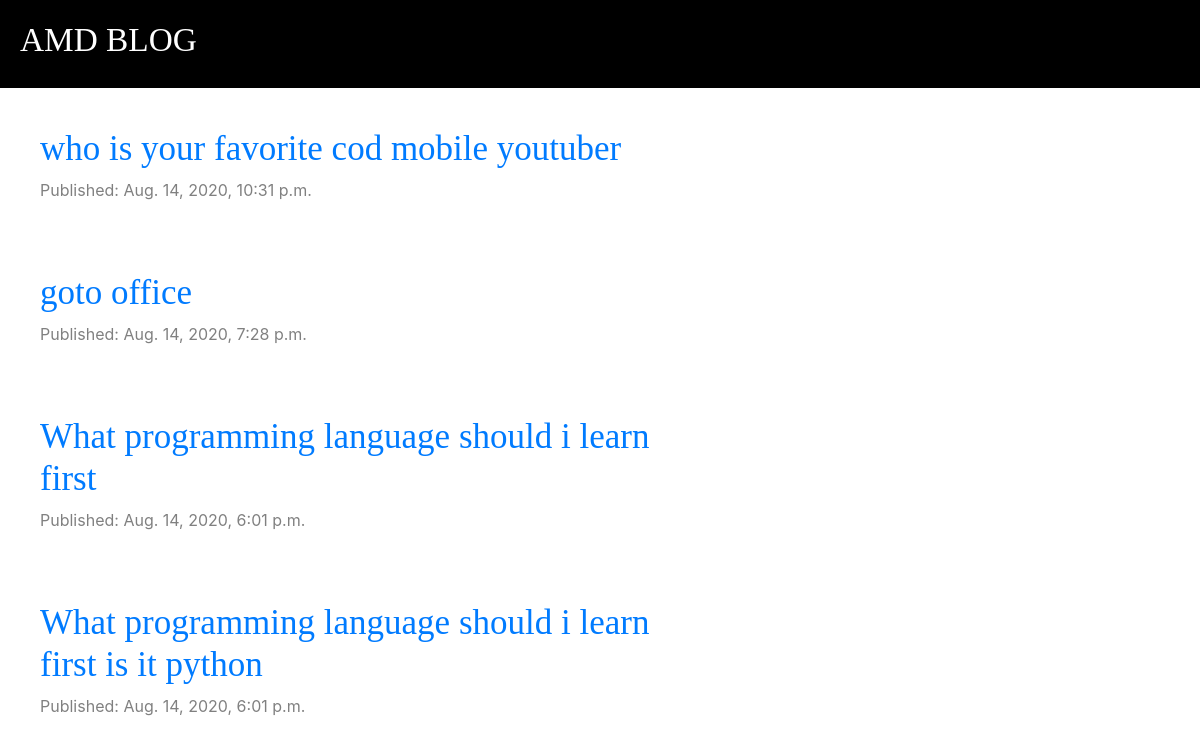
The app's page /, older data.
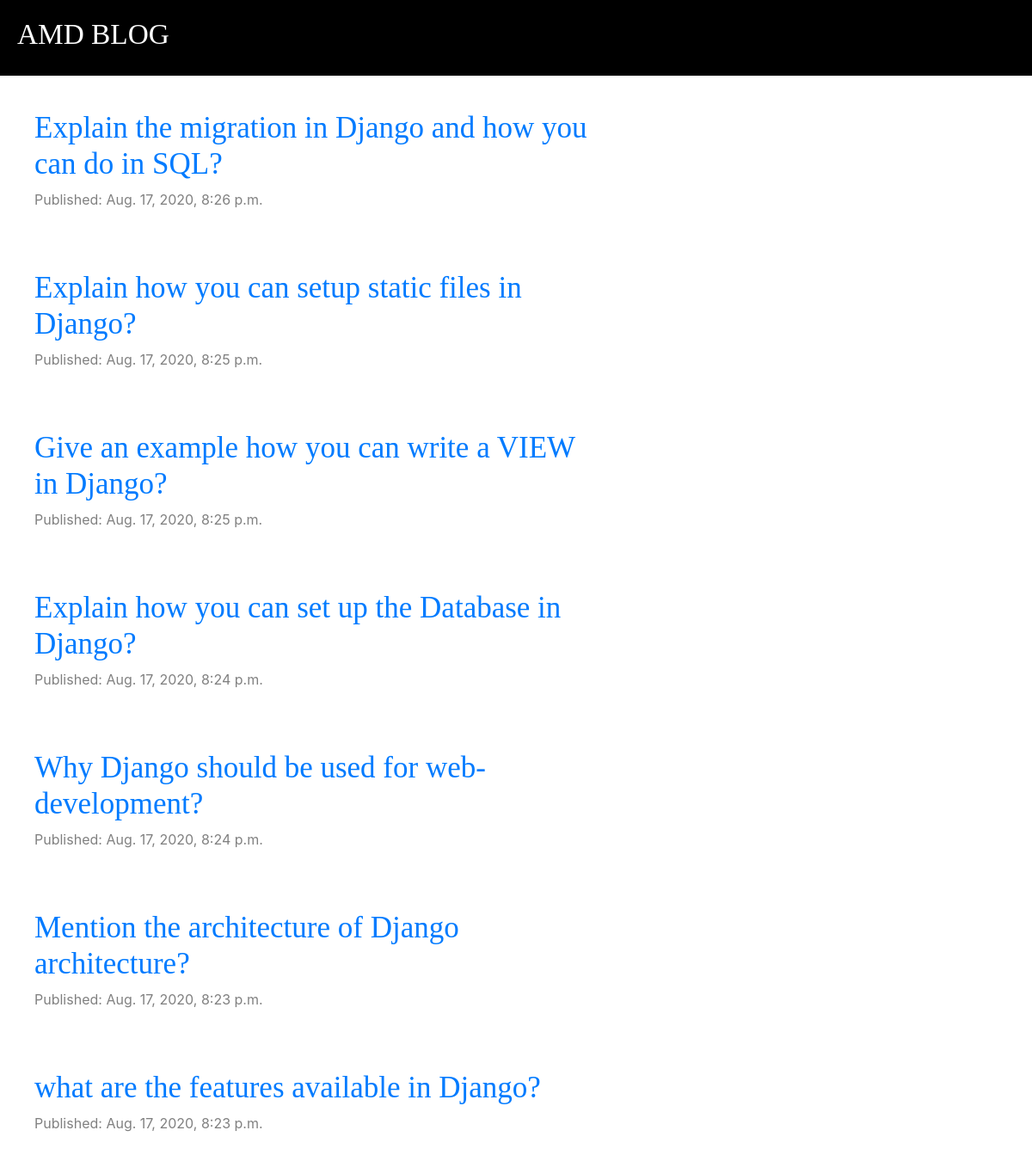
The same page, newer data.
### blog/models.py (models this page shows, shortened)
class Post(models.Model):
    author = models.ForeignKey('auth.User', on_delete=models.CASCADE)
    title = models.CharField(max_length=200)
    text = models.TextField()
    created_date = models.DateTimeField(default=timezone.now)
    published_date = models.DateTimeField(blank=True, null=True)

### blog/views.py (the view)
# urls.py: path('', views.post_list, name='post_list'),
def post_list(request):
    posts = Post.objects.filter(published_date__lte=timezone.now()).order_by('-published_date')
    stuff_for_frontend = {'posts': posts}
    return render(request, 'blog/post_list.html', stuff_for_frontend)

### blog/templates/blog/post_list.html
{% extends "blog/base.html" %}
{% block content %}
    {% for post in posts %}
        <div class="post">
            <h2><a href="{% url 'post_detail' pk=post.pk%}">{{ post.title }}</a></h2>
            <div class="date">
                <p>Published: {{ post.published_date }}</p>
            </div>
        </div>
    {% endfor %}
{% endblock content %}

### blog/templates/blog/base.html (shortened to what this page needs)
{% load staticfiles %}
<html lang="en">
<head>
    <link rel="stylesheet" href="https://stackpath.bootstrapcdn.com/bootstrap/4.5.2/css/bootstrap.min.css">
    <link rel="stylesheet" href="{% static "css/blog.css" %}">
    <link rel="stylesheet" href="//use.fontawesome.com/releases/v5.0.7/css/all.css">
</head>
<body>
    <div class="page-header">
        <h1><a href="/">AMD BLOG</a></h1>
    </div>
    <div class="content-container">
        <div class="row">
            <div class="col-md-7">
                {% block content %}
                {% endblock %}
            </div>
        </div>
    </div>
</body>
</html>

### blog/static/css/blog.css (style rules this page uses)
.page-header { background-color: black; margin-top: 0; padding: 20px 20px 20px 20px; }
.page-header h1 a { color: white; font-size: 25pt; text-decoration: none; }
.content-container { margin-left: 40px; margin-top: 40px; }
h1, h2, h3, h4 { font-family: 'Tinos', serif; font-size: 35px; }
.date { color: grey; }
.post { margin-bottom: 70px; }

Row changes from the older to the newer data that the page shows:
removed Post: title "who is your favorite cod mobile youtuber", published_date "Aug. 14, 2020, 10:31 p.m."
removed Post: title "goto office", published_date "Aug. 14, 2020, 7:28 p.m."
removed Post: title "What programming language should i learn first", published_date "Aug. 14, 2020, 6:01 p.m."
removed Post: title "What programming language should i learn first is it python", published_date "Aug. 14, 2020, 6:01 p.m."
added Post: title "Explain the migration in Django and how you can do in SQL?", published_date "Aug. 17, 2020, 8:26 p.m."
added Post: title "Explain how you can setup static files in Django?", published_date "Aug. 17, 2020, 8:25 p.m."
added Post: title "Give an example how you can write a VIEW in Django?", published_date "Aug. 17, 2020, 8:25 p.m."
added Post: title "Explain how you can set up the Database in Django?", published_date "Aug. 17, 2020, 8:24 p.m."
added Post: title "Why Django should be used for web-development?", published_date "Aug. 17, 2020, 8:24 p.m."
added Post: title "Mention the architecture of Django architecture?", published_date "Aug. 17, 2020, 8:23 p.m."
added Post: title "what are the features available in Django?", published_date "Aug. 17, 2020, 8:23 p.m."
